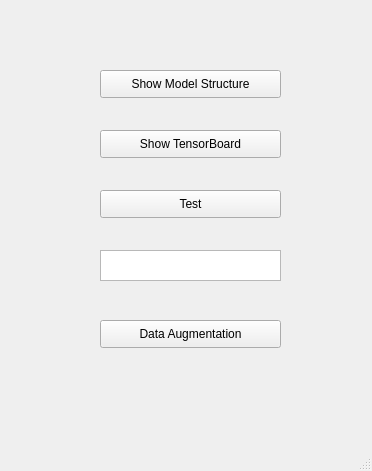
<?xml version="1.0" encoding="UTF-8"?>
<ui version="4.0">
 <class>MainWindow</class>
 <widget class="QMainWindow" name="MainWindow">
  <property name="geometry">
   <rect>
    <x>0</x>
    <y>0</y>
    <width>372</width>
    <height>471</height>
   </rect>
  </property>
  <property name="windowTitle">
   <string>MainWindow</string>
  </property>
  <widget class="QWidget" name="centralwidget">
   <widget class="QPushButton" name="pushButton">
    <property name="geometry">
     <rect>
      <x>100</x>
      <y>70</y>
      <width>181</width>
      <height>28</height>
     </rect>
    </property>
    <property name="text">
     <string>Show Model Structure</string>
    </property>
   </widget>
   <widget class="QPushButton" name="pushButton_2">
    <property name="geometry">
     <rect>
      <x>100</x>
      <y>130</y>
      <width>181</width>
      <height>28</height>
     </rect>
    </property>
    <property name="text">
     <string>Show TensorBoard</string>
    </property>
   </widget>
   <widget class="QPushButton" name="pushButton_3">
    <property name="geometry">
     <rect>
      <x>100</x>
      <y>190</y>
      <width>181</width>
      <height>28</height>
     </rect>
    </property>
    <property name="text">
     <string>Test</string>
    </property>
   </widget>
   <widget class="QTextEdit" name="textEdit">
    <property name="geometry">
     <rect>
      <x>100</x>
      <y>250</y>
      <width>181</width>
      <height>31</height>
     </rect>
    </property>
   </widget>
   <widget class="QPushButton" name="pushButton_4">
    <property name="geometry">
     <rect>
      <x>100</x>
      <y>320</y>
      <width>181</width>
      <height>28</height>
     </rect>
    </property>
    <property name="text">
     <string>Data Augmentation</string>
    </property>
   </widget>
  </widget>
  <widget class="QMenuBar" name="menubar">
   <property name="geometry">
    <rect>
     <x>0</x>
     <y>0</y>
     <width>372</width>
     <height>25</height>
    </rect>
   </property>
  </widget>
  <widget class="QStatusBar" name="statusbar"/>
 </widget>
 <resources/>
 <connections/>
</ui>
